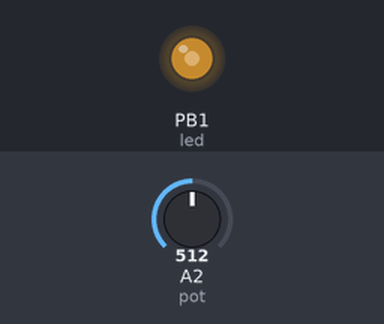
This sketch was run on a simulated ATtiny85, built with avr-gcc and run on an emulated ATtiny85. On the bench: output pins drawn as LEDs (lit = HIGH). The test bench sets the inputs (shaded band); at power-on: A2 (pot) = 512.

Above: at 1.2 s.
1.3 s: A2 (pot) set to 716
At 1.6 s:
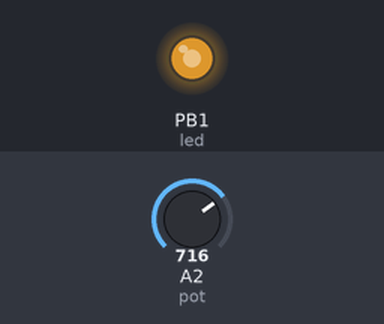
2.8 s: A2 (pot) set to 900
At 4.0 s:
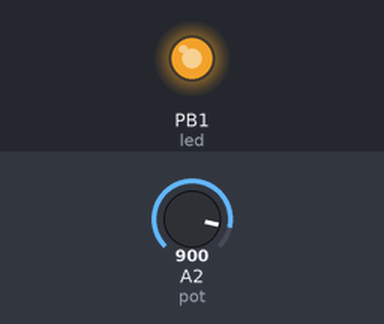
4.3 s: A2 (pot) set to 122
At 5.1 s:
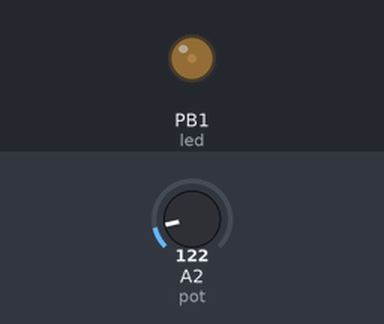
5.8 s: A2 (pot) set to 0
At 6.2 s:
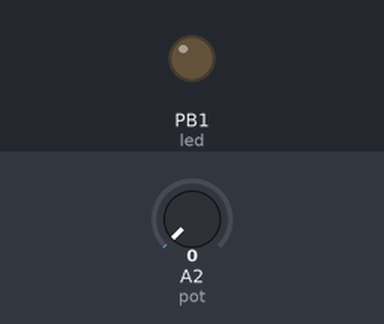
Timing chart, 0 to 8.3 s (numbered marks = the images above; inputs shaded):
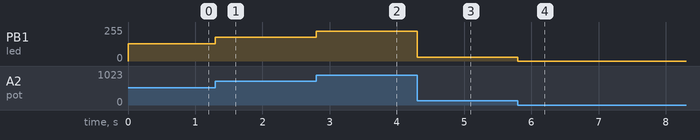

The sketch:

pot_ATTINY85.ino
```cpp
/*
  Analog values in the Attiny for pressure control button
  Reads the value change from a pressure sensor and changes an LEDs luminosity.

  In order to place this code into the ATTINY85 the Arduino needs to be prepared this is a good tutorial:
  http://www.creativeapplications.net/tutorials/small-programmable-wearable-and-cheap-enjoying-the-attiny85-tutorial/

  The circuit:
  - Pressure Sensor's Vout (MPX2010/MPVZ5010) to A2 (ATTiny85 pin 3)
  - LED through 220ohm resistor to 1 (ATTiny85 pin 1)
  - 2 3V coin batteries can provide power or 5V (ATTiny85) to 5V in Arduino Board
  - Minimum Supply Voltage: 4.25V

  This code is in the public domain.

  modified Nov 2017
  by Regina Cantu (Lola)
 */
const int led = 1; // 0 or 1
const int pot = A2;

void setup() {
pinMode(led, OUTPUT); // set output explicitly w/the Tiny
pinMode(pot, INPUT);
}

void loop()
{
// trying to do the read> convert to PWM> write in one step
//analogWrite(analogRead(pot)/4, led);

//read analog
 int an1 = analogRead(pot);

//convert to PWM
int an = (an1/4);

//write analog
analogWrite(led, an); //set pwm
}
```

Measured:
- after the input at 1.3 s, PB1 (led): 128/255 → 179/255 at once
- after the input at 2.8 s, PB1 (led): 179/255 → 225/255 at once
- after the input at 4.3 s, PB1 (led): 225/255 → 30/255 at once
- after the input at 5.8 s, PB1 (led): 30/255 → 0/255 at once
